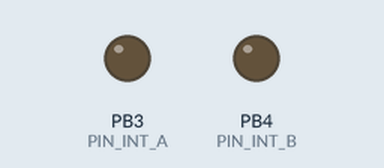
This program was run on a simulated ATtiny85, built with avr-gcc and run on an emulated ATtiny85. Shown: output pins drawn as LEDs (lit = HIGH). Dashed ring = blinking. At 46.8 s the program stops and its outputs stay as they are.

Above: at 0.1 s.
At 22.95 s:
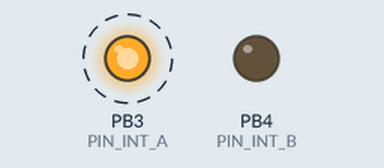
At 45.9 s:
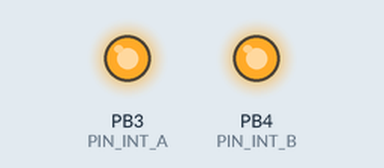
Timing chart, 0 to 47.4 s (numbered marks = the images above):
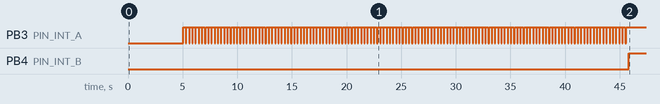

Measured:
- by itself, PB3 (PIN_INT_A): alternates HIGH for 0.24 s and LOW for 0.05 s, 279 changes in all, then stays HIGH
- by itself, PB4 (PIN_INT_B): LOW → HIGH at 45.8 s

The program:

main.cpp
```cpp
#include <Arduino.h>
#include <SoftwareSerial.h>

#define SERIAL_DELAY 5000
#define SERIAL_RX 1
#define SERIAL_TX 0
#define SERIAL_BAUDRATE 9600
#define SERIAL_RANGE 70


#define PIN_INT_A 3
#define PIN_INT_B 4


#define FI_STATE_FINDING 0
#define FI_STATE_CHECK 1

#define FI_PHASE_OSCCAL_CHANGE 0
#define FI_PHASE_OSCCAL_CHANGE_TIMEOUT 50
#define FI_PHASE_OSCCAL_WAIT 1
#define FI_PHASE_SERIAL_TRY 2
#define FI_PHASE_SERIAL_WAIT 3
#define FI_PHASE_SERIAL_WAIT_TIMEOUT 200

SoftwareSerial tinySerial(SERIAL_RX, SERIAL_TX); // RX, TX

/* ---------------------------------------------
 * @ USART VARIABLE
 * -------------------------------------------*/
char FI_USART_BUFFER[64] = {0};              // a string to hold incoming data
bool FI_USART_RECEIVER_FLAG = false;   // whether the string is complete
int FI_OSCCAL_FACTORY = 0;
int FI_OSCCAL_I = 0;
int FI_OSCCALS[40] = {0};
uint8_t FI_OSCCAL_INDEX = 0;
uint8_t FI_PHASE = 0;
uint8_t FI_STATE = 0;
int16_t FI_J = 0;
uint32_t FI_MS = 0;
void tinySerialEvent(void);

void setup() {
  // put your setup code here, to run once:
  FI_OSCCAL_FACTORY = OSCCAL;
  OSCCAL += -1 * SERIAL_RANGE;
  FI_OSCCAL_I = -1 * SERIAL_RANGE;


  pinMode(PIN_INT_A, OUTPUT); digitalWrite(PIN_INT_A, LOW);
  pinMode(PIN_INT_B, OUTPUT); digitalWrite(PIN_INT_B, LOW);

  // Start the Serial
  tinySerial.begin(SERIAL_BAUDRATE);
  delay(SERIAL_DELAY);
  // INIT
  FI_MS = millis();
}

void loop() {
  // put your main code here, to run repeatedly:
  if(FI_PHASE == FI_PHASE_OSCCAL_CHANGE){
    if(FI_STATE == FI_STATE_FINDING){
      OSCCAL += 1;
      FI_OSCCAL_I += 1;
    }else if(FI_STATE == FI_STATE_CHECK){
      while(!FI_OSCCALS[FI_OSCCAL_INDEX]){
        if(FI_OSCCAL_INDEX < 40 - 1){
          FI_OSCCAL_INDEX++;
        }else{
          digitalWrite(PIN_INT_A, HIGH);
          digitalWrite(PIN_INT_B, HIGH);
          while(1); // DONE 8)
        }
      }
      FI_OSCCAL_I = FI_OSCCALS[FI_OSCCAL_INDEX];
      OSCCAL = FI_OSCCAL_FACTORY + FI_OSCCAL_I;
    }
    FI_PHASE++;
    FI_MS = millis();
  }
  if(FI_PHASE == FI_PHASE_OSCCAL_WAIT){
    if(millis() - FI_MS > FI_PHASE_OSCCAL_CHANGE_TIMEOUT){
      FI_PHASE++;
    }
  }
  if(FI_PHASE == FI_PHASE_SERIAL_TRY){
    digitalWrite(PIN_INT_A, HIGH);
    digitalWrite(PIN_INT_B, LOW);
    tinySerial.println();
    tinySerial.println("3913;ABCDEFGHIJKLMNOPQRSTUVWXYZ;1;");
    //tinySerial.println("3913;abcdefghijklmnopqrstuvwxyz;1;");
    //tinySerial.println("3913;0123456789;1;");
    FI_PHASE++;
    FI_MS = millis();
  }
  if(FI_PHASE == FI_PHASE_SERIAL_WAIT){
    if(millis() - FI_MS > FI_PHASE_SERIAL_WAIT_TIMEOUT){
      if(FI_OSCCAL_I < SERIAL_RANGE && FI_STATE == FI_STATE_FINDING){
        FI_STATE = FI_STATE_FINDING;
      }else if(FI_STATE == FI_STATE_FINDING){
        FI_STATE = FI_STATE_CHECK;
        FI_OSCCAL_INDEX = 0;

        digitalWrite(PIN_INT_A, HIGH);
        digitalWrite(PIN_INT_B, HIGH);
        delay(1000);
      }else if(FI_STATE == FI_STATE_CHECK){
        FI_OSCCAL_INDEX++;
      }
      digitalWrite(PIN_INT_A, LOW);
      FI_PHASE = 0;
    }
  }

  // IF THERE IS A MIRACLE (REPLY)
  if (FI_USART_RECEIVER_FLAG) {
    FI_USART_RECEIVER_FLAG = false;
    char * item = strtok (FI_USART_BUFFER, ";"); //getting first word (uses space & comma as delimeter)
    item = strtok (NULL, ";"); //getting subsequence word
    if(!(strcmp(item,"ABCDEFGHIJKLMNOPQRSTUVWXYZ"))){
      if(FI_STATE == FI_STATE_FINDING){
        FI_OSCCALS[FI_OSCCAL_INDEX] = FI_OSCCAL_I;
        FI_OSCCAL_INDEX++;
        tinySerial.print("3913;OSCCAL;");
        tinySerial.print(FI_OSCCAL_I);
        tinySerial.println(";0;0;"); // add to check list
      }else if(FI_STATE == FI_STATE_CHECK){
        tinySerial.print("3913;OSCCAL;");
        tinySerial.print(FI_OSCCAL_I);
        tinySerial.print(";");
        tinySerial.print(FI_OSCCAL_FACTORY + FI_OSCCAL_I);
        tinySerial.println(";1;");
      }
      digitalWrite(PIN_INT_B, HIGH);
    }
  }

  tinySerialEvent();
}

/*
  SerialEvent occurs whenever a new data comes in the
  hardware serial RX.  This routine is run between each
  time loop() runs, so using delay inside loop can delay
  response.  Multiple bytes of data may be available.
  */
uint8_t FI_USART_BUFFER_INDEX = 0;
void tinySerialEvent() {
  while (tinySerial.available()) {
    // get the new byte:
    char inChar = (char)tinySerial.read();
    // add it to the inputString:
    FI_USART_BUFFER[FI_USART_BUFFER_INDEX] = inChar;
    // if the incoming character is a newline, set a flag
    // so the main loop can do something about it:
    if (inChar == '\n') {
      FI_USART_BUFFER[FI_USART_BUFFER_INDEX+1] = '\0';
      FI_USART_BUFFER_INDEX=0;
      if(strncmp(FI_USART_BUFFER, "3913", 4) == 0) FI_USART_RECEIVER_FLAG = true;
    }else{
      FI_USART_BUFFER_INDEX ++;
    }
  }
}
```
